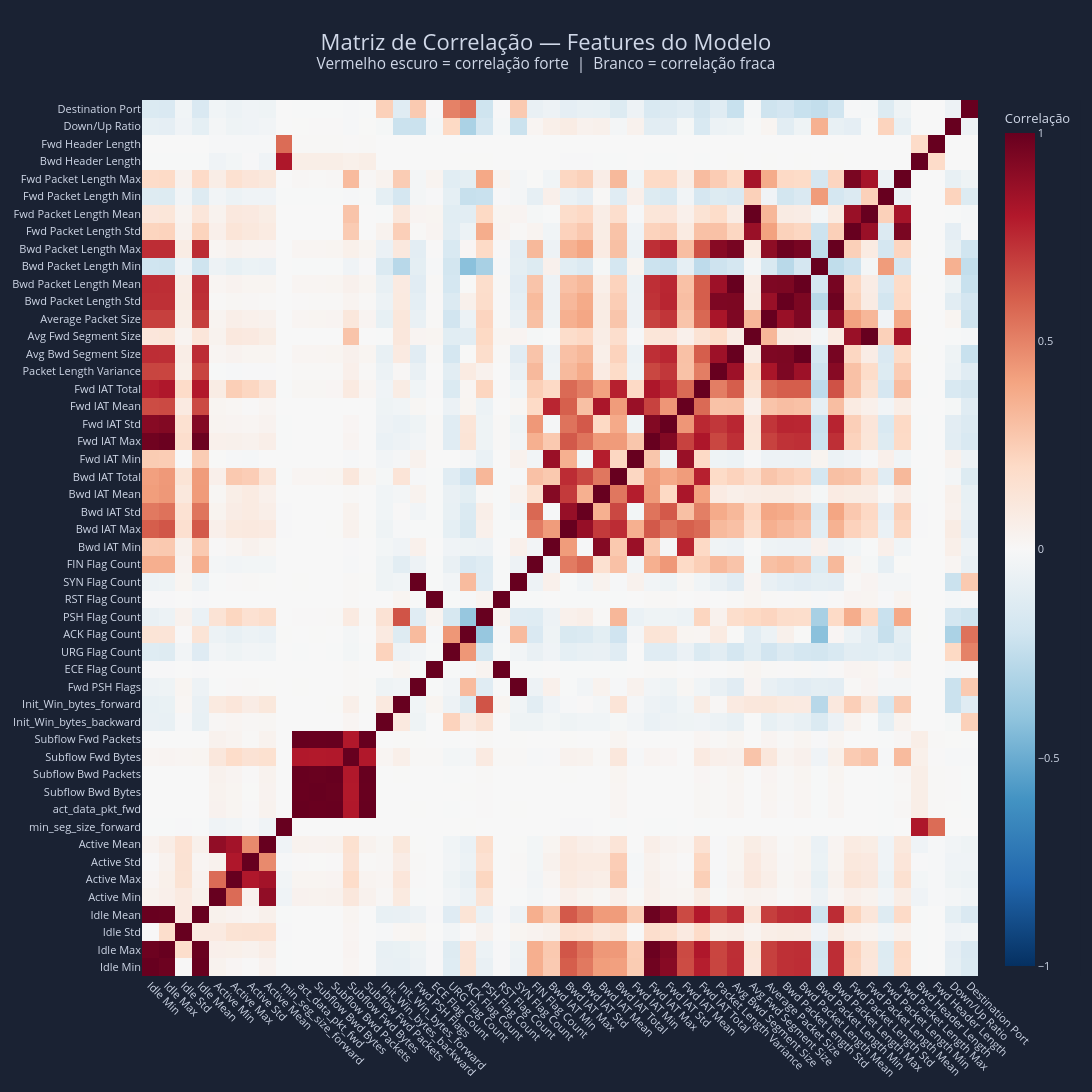

Notebook source saved alongside this figure:
### Markdown cell above
## 9. Matriz de Correlação
Visualização das correlações entre as features do modelo supervisionado.
Permite identificar features redundantes e relações lineares entre variáveis.

### Code cell
corr = df[features_modelo].corr()

fig = go.Figure(data=go.Heatmap(
    z=corr.values,
    x=corr.columns.tolist(),
    y=corr.columns.tolist(),
    colorscale='RdBu_r',
    zmid=0,
    zmin=-1, zmax=1,
    hoverongaps=False,
    hovertemplate='<b>%{y}</b> × <b>%{x}</b><br>Correlação: %{z:.3f}<extra></extra>',
    colorbar=dict(
        title=dict(
            text='Correlação',
            font=dict(color=TEXT_COLOR, size=13)
        ),
        tickfont=dict(color=TEXT_COLOR, size=11),
        bgcolor=BG_COLOR,
        bordercolor=GRID_COLOR,
    )
))

fig.update_layout(
    title=dict(
        text='Matriz de Correlação — Features do Modelo<br><sup>Vermelho escuro = correlação forte  |  Branco = correlação fraca</sup>',
        font=dict(color=TEXT_COLOR, size=22),
        x=0.5,
        xanchor='center'
    ),
    paper_bgcolor=BG_COLOR,
    plot_bgcolor=BG_COLOR,
    font=dict(color=TEXT_COLOR, size=7),
    width=1800,
    height=1700,
    xaxis=dict(
        tickangle=45,
        tickfont=dict(size=11, color=TEXT_COLOR),
        gridcolor=GRID_COLOR,
        autorange='reversed'
    ),
    yaxis=dict(
        tickfont=dict(size=11, color=TEXT_COLOR),
        gridcolor=GRID_COLOR,
        autorange='reversed'
    )
)

fig.show()

### Figure 1 — Plotly figure (JSON) as saved in the notebook; plotly's stock layout.template omitted (floating-point values rounded to 4 significant figures; data arrays with more than 128 entries replaced by an {"elided": "..."} marker saying what was removed)
{"data": [{"colorbar": {"bgcolor": "#1a2233", "bordercolor": "#2e3f5c", "tickfont": {"color": "#d0d8e8", "size": 11}, "title": {"font": {"color": "#d0d8e8", "size": 13}, "text": "Correlação"}}, "colorscale": [[0, "rgb(5,48,97)"], [0.1, "rgb(33,102,172)"], [0.2, "rgb(67,147,195)"], [0.3, "rgb(146,197,222)"], [0.4, "rgb(209,229,240)"], [0.5, "rgb(247,247,247)"], [0.6, "rgb(253,219,199)"], [0.7, "rgb(244,165,130)"], [0.8, "rgb(214,96,77)"], [0.9, "rgb(178,24,43)"], [1, "rgb(103,0,31)"]], "hoverongaps": false, "hovertemplate": "<b>%{y}</b> × <b>%{x}</b><br>Correlação: %{z:.3f}<extra></extra>", "type": "heatmap", "x": ["Destination Port", "Down/Up Ratio", "Fwd Header Length", "Bwd Header Length", "Fwd Packet Length Max", "Fwd Packet Length Min", "Fwd Packet Length Mean", "Fwd Packet Length Std", "Bwd Packet Length Max", "Bwd Packet Length Min", "Bwd Packet Length Mean", "Bwd Packet Length Std", "Average Packet Size", "Avg Fwd Segment Size", "Avg Bwd Segment Size", "Packet Length Variance", "Fwd IAT Total", "Fwd IAT Mean", "Fwd IAT Std", "Fwd IAT Max", "Fwd IAT Min", "Bwd IAT Total", "Bwd IAT Mean", "Bwd IAT Std", "Bwd IAT Max", "Bwd IAT Min", "FIN Flag Count", "SYN Flag Count", "RST Flag Count", "PSH Flag Count", "ACK Flag Count", "URG Flag Count", "ECE Flag Count", "Fwd PSH Flags", "Init_Win_bytes_forward", "Init_Win_bytes_backward", "Subflow Fwd Packets", "Subflow Fwd Bytes", "Subflow Bwd Packets", "Subflow Bwd Bytes", "act_data_pkt_fwd", "min_seg_size_forward", "Active Mean", "Active Std", "Active Max", "Active Min", "Idle Mean", "Idle Std", "Idle Max", "Idle Min"], "y": ["Destination Port", "Down/Up Ratio", "Fwd Header Length", "Bwd Header Length", "Fwd Packet Length Max", "Fwd Packet Length Min", "Fwd Packet Length Mean", "Fwd Packet Length Std", "Bwd Packet Length Max", "Bwd Packet Length Min", "Bwd Packet Length Mean", "Bwd Packet Length Std", "Average Packet Size", "Avg Fwd Segment Size", "Avg Bwd Segment Size", "Packet Length Variance", "Fwd IAT Total", "Fwd IAT Mean", "Fwd IAT Std", "Fwd IAT Max", "Fwd IAT Min", "Bwd IAT Total", "Bwd IAT Mean", "Bwd IAT Std", "Bwd IAT Max", "Bwd IAT Min", "FIN Flag Count", "SYN Flag Count", "RST Flag Count", "PSH Flag Count", "ACK Flag Count", "URG Flag Count", "ECE Flag Count", "Fwd PSH Flags", "Init_Win_bytes_forward", "Init_Win_bytes_backward", "Subflow Fwd Packets", "Subflow Fwd Bytes", "Subflow Bwd Packets", "Subflow Bwd Bytes", "act_data_pkt_fwd", "min_seg_size_forward", "Active Mean", "Active Std", "Active Max", "Active Min", "Idle Mean", "Idle Std", "Idle Max", "Idle Min"], "z": {"elided": "50x50 float values"}, "zmax": 1, "zmid": 0, "zmin": -1}], "layout": {"font": {"color": "#d0d8e8", "size": 7}, "height": 1700, "paper_bgcolor": "#1a2233", "plot_bgcolor": "#1a2233", "title": {"font": {"color": "#d0d8e8", "size": 22}, "text": "Matriz de Correlação — Features do Modelo<br><sup>Vermelho escuro = correlação forte  |  Branco = correlação fraca</sup>", "x": 0.5, "xanchor": "center"}, "width": 1800, "xaxis": {"autorange": "reversed", "gridcolor": "#2e3f5c", "tickangle": 45, "tickfont": {"color": "#d0d8e8", "size": 11}}, "yaxis": {"autorange": "reversed", "gridcolor": "#2e3f5c", "tickfont": {"color": "#d0d8e8", "size": 11}}}}
